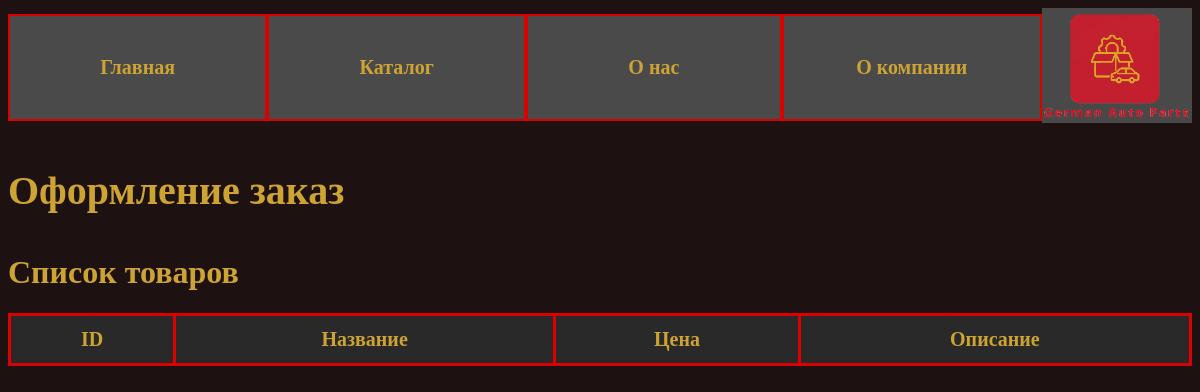
Page /Order/4 on the earlier database version.
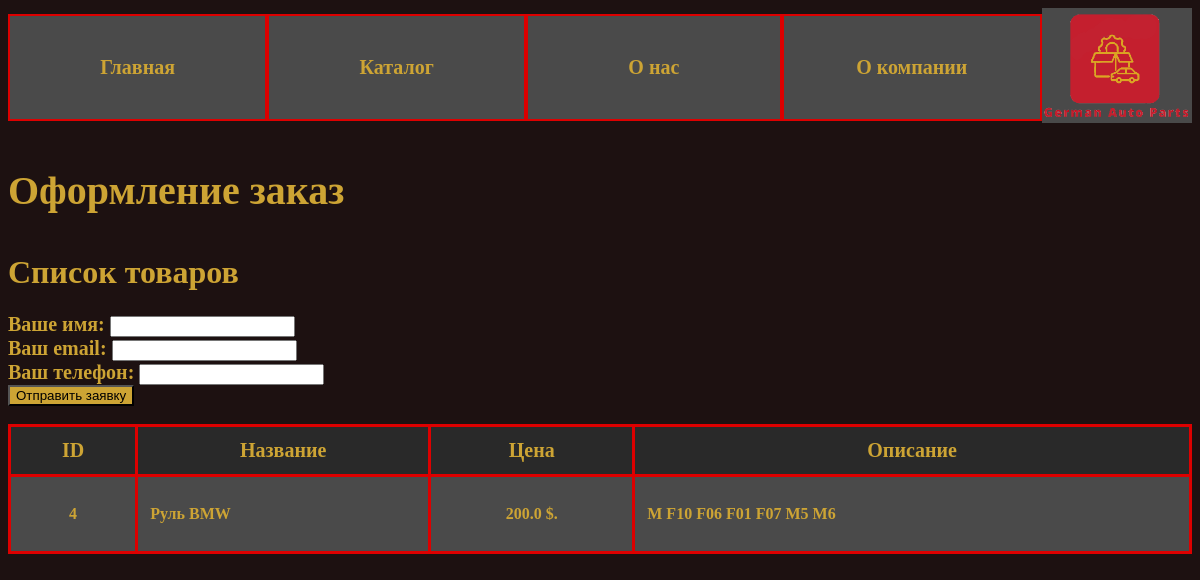
Same page on the later database version.
### tables this page shows
CREATE TABLE products (
            id INTEGER PRIMARY KEY AUTOINCREMENT,
            name TEXT NOT NULL,
            price REAL NOT NULL,
            description TEXT
        );

### app.py (the view, shortened to what this page needs)
@app.route("/Order/<id>", methods=['post', 'get'])
def order(id):
    conn = get_db_connection()
    products = conn.execute('SELECT * FROM products where id = ' + id).fetchall()
    conn.close()
    return render_template("order.html", products=products)

### models.py (called while the page is built)
def get_db_connection():
    conn = sqlite3.connect('database.db')
    conn.row_factory = sqlite3.Row
    return conn

### templates/order.html (shortened to what this page needs)
{% extends 'base.html' %}
{% block content %}
    <p style="font-size: 40px; font-weight: bold; color: #CDA434">Оформление заказ</p>
    <h1 style = "color:#CDA434">Список товаров</h1>
    <div class="products-container">
        <table class="products-table">
            <thead>
                <tr>
                    <th style = "font-size: 20px;text-align: center">ID</th>
                    <th style = "font-size: 20px;text-align: center">Название</th>
                    <th style = "font-size: 20px;text-align: center">Цена</th>
                    <th style = "font-size: 20px;text-align: center">Описание</th>
                </tr>
            </thead>
            <tbody>
                {% for product in products %}
                <tr>
                    <td><p style = "text-align: center">{{ product['id'] }}</td></p>
                    <td>{{ product['name'] }}</td>
                    <td><p style = "text-align: center">{{ product['price'] }} $.</td></p>
                    <td>{{ product['description'] }}</td>
                </tr>
                <form action="" method="post" class="form-example">
                <div class="form-example">
                    <label for="name" style = "color:#CDA434; font-weight: bold; font-size: 20px">Ваше имя: </label>
                    <input type="text" name="name" id="name" required />
                </div>
                <div class="form-example">
                    <label for="email" style = "color:#CDA434; font-weight: bold; font-size: 20px">Ваш email: </label>
                    <input type="email" name="email" id="email" required />
                </div>
                <div class="form-example">
                    <label for="number" style = "color:#CDA434; font-weight: bold; font-size: 20px">Ваш телефон: </label>
                    <input type="number" name="number" id="number" required />
                </div>
                <div class="form-example">
                    <input type="submit" style = "background-color: #CDA434;" value="Отправить заявку" />
                </div>
                </form>
                <br>
                {% endfor %}
            </tbody>
        </table>
    </div>
{% endblock %}

Differences in the rows shown:
added products: id "4", name "Руль BMW", price "200.0", description "M F10 F06 F01 F07 M5 M6"
